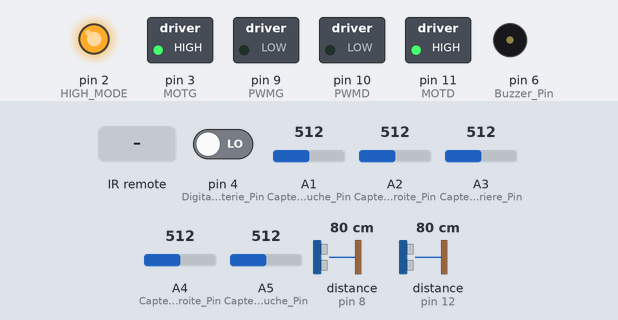
Bench run of a sketch on a simulated Arduino Uno, built with avr-gcc and run on an emulated ATmega328P. Parts: switched loads named in the sketch (green lamp = pin HIGH), output pins drawn as LEDs (lit = HIGH), buzzer (waves = sounding). Dashed ring = blinking. The test bench sets the inputs (shaded band); at power-on: A1 (CapteurLigneAvantGauche_Pin) = 512, A2 (CapteurLigneAvantDroite_Pin) = 512, A3 (CapteurLigneArriere_Pin) = 512, pin 4 (DigitalBatterie_Pin) LOW, A4 (CapteurDroite_Pin) = 512, A5 (CapteurGauche_Pin) = 512, distance to the obstacle (sensors on pin 8, pin 12) 80 cm. The echo pulse lasts 58.3 µs per cm; pins used as bus, display or sensor lines are not drawn.

Above: at 1.1 s.
1.2 s: infrared code 0xFF30CF received
At 1.6 s:
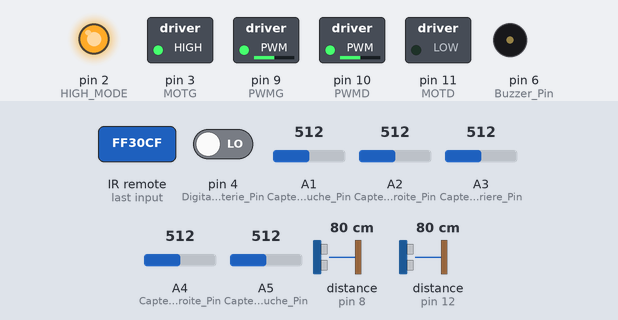
At 3.2 s:
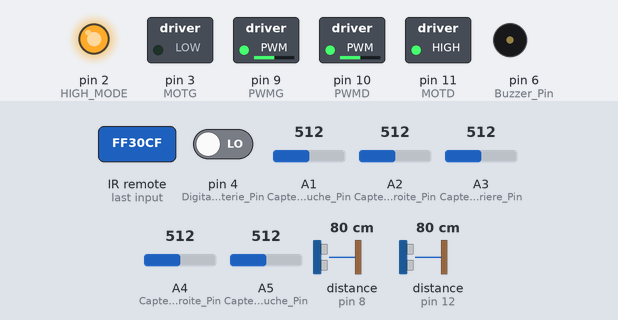
4.2 s: A1 (CapteurLigneAvantGauche_Pin) set to 716
7.2 s: A2 (CapteurLigneAvantDroite_Pin) set to 534
10.2 s: A2 (CapteurLigneAvantDroite_Pin) set to 558
At 10.75 s:
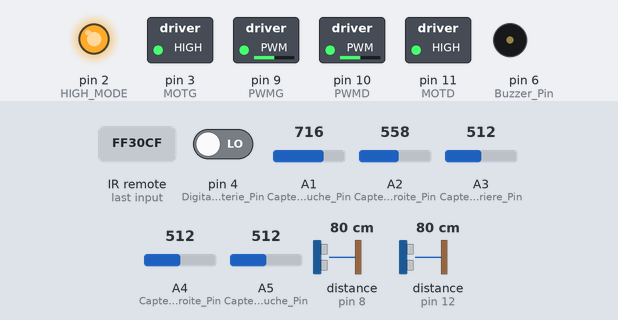
13.2 s: A3 (CapteurLigneArriere_Pin) set to 541
16.2 s: A3 (CapteurLigneArriere_Pin) set to 566
At 16.6 s:
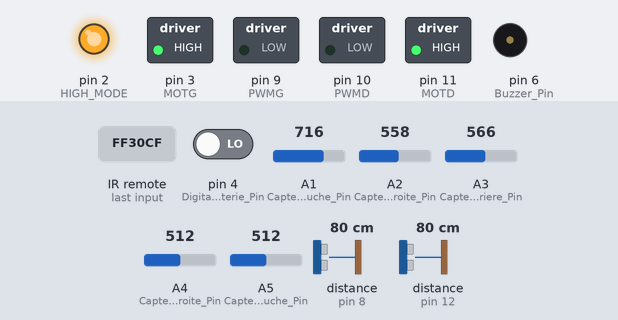
Timing chart, 0 to 18.7 s (numbered marks = the images above; inputs shaded):
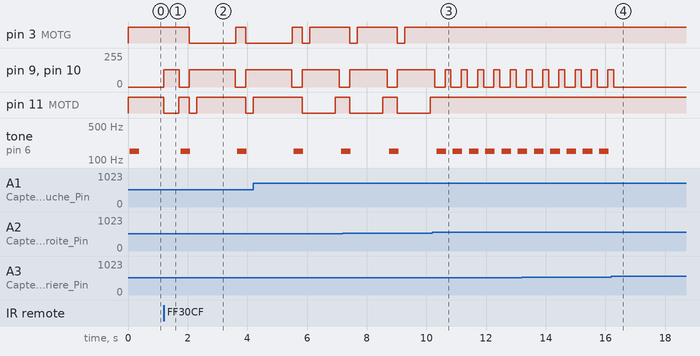

Measured:
- the behaviour switches between 549 and 550 on A2 (CapteurLigneAvantDroite_Pin) (found by bisection; images 2 and 3)
- the behaviour switches between 549 and 550 on A3 (CapteurLigneArriere_Pin) (found by bisection; images 3 and 4)
- after the input at 1.2 s, pin 3 (MOTG): HIGH → LOW after 0.85 s, → HIGH 1.6 s later, → LOW 0.33 s later; pin 9 (PWMG): goes 128/255 0.51 s, 0/255 0.33 s, 128/255 1.6 s, 0/255 0.34 s, then 128/255, starting at once
- after the input at 10.2 s, pin 3 (MOTG): stops changing and stays HIGH; pin 9 (PWMG), pin 10 (PWMD): alternates 128/255 for 0.20 s and 0/255 for 0.34 s, starting after 0.62 s; pin 11 (MOTD): stays HIGH (without the input it goes to LOW after 0.42 s); tone on pin 6 (Buzzer_Pin): alternates 150 Hz for 0.32 s and silent for 0.22 s, starting after 0.69 s
- after the input at 16.2 s, pin 9 (PWMG), pin 10 (PWMD): goes on until 16.3 s, then stays 0/255; tone on pin 6 (Buzzer_Pin): stops changing and stays silent

The sketch:

Copy_of_Programme_RobotSUMO_Lite.ino
```cpp
// Inclusion des fichier header des bibliothèques de fonctions Arduino
#include <arduino.h>
#include <IRremote.h>

// Définition des pins
#define Recepteur_Infrarouge          5
#define CapteurLigneAvantGauche_Pin  A1
#define CapteurLigneAvantDroite_Pin  A2
#define CapteurLigneArriere_Pin      A3
#define CapteurAvantGauche_echo       8
#define CapteurAvantDroite_echo      12
#define CapteurAvantGauche_trig       7
#define CapteurAvantDroite_trig      13
#define CapteurGauche_Pin            A5
#define CapteurDroite_Pin            A4
#define DigitalBatterie_Pin           4
#define AnalogueBatterie_Pin         A0
#define MOTG                          3
#define MOTD                         11
#define PWMG                          9
#define PWMD                         10
#define HIGH_MODE                     2
#define Buzzer_Pin                    6

// Définition des constantes

//Définition de variables global
#define Adresse_NEC_1     0xFF30CF // Trame associée au bouton START
#define Adresse_NEC_2     0xFF18E7 // Trame associée au bouton ATTENTION
#define Adresse_NEC_3     0xFF7A85 // Trame associée au bouton STOP


char PosB;// Position du robot
bool Broken = false;// Variable permettant le fonctionnement du main (boucle while)
int LigneAvG; //Variable attestant la présence d'une ligne pour le capteur avant gauche
int LigneAvD; //Variable attestant la présence d'une ligne pour le capteur avant droite
int LigneAr; //Variable attestant la présence d'une ligne pour le capteur avant arrière
int UltrasonG; //Variable attestant la présence d'un robot pour le capteur ultrason gauche
int UltrasonD; //Variable attestant la présence d'un robot pour le capteur ultrason droite
int TelemetriqueG; //Variable attestant la présence d'un robot pour le capteur télémétrique gauche
int TelemetriqueD; //Variable attestant la présence d'un robot pour le capteur télémétrique droite
int ValeurNEC;
long duree; // Durée de l'écho
int distance; // Distance pour le capteur ultrason
const int PERIMETRE = 57; // Périmètre de détection (77 cm(taille doyo) - 2*10 cm(taille robots))
const int valeurDeReference = 550; // seuil pour noir et blanc trouvé par test
double Temps_n;
double Temps_n_1 = 0;
bool temps = true;

//Fonction du bloc Acquisition
int Capteur_Telemetrique(int n_capteur) {
  // Lecture du capteur télémétrique
  int valeurBrute = analogRead(n_capteur);
  float tension = valeurBrute * (5.0 / 1023.0); // Calcul de la tension de la valeur récupérée par le capteur droit
  float distance = 13.0 * pow(tension, -1); // Estimation empirique de la distance entre le capteur télémétrique droit et l'adversaire
  if (distance <= PERIMETRE) {
    return 1;
  }
  return 0;
}

int Capteur_Ligne(int n_capteur) {
  int valeur = analogRead(n_capteur); // Lire la valeur analogique
    if (valeur < valeurDeReference){
      return 1; }
    else{
      return 0; }
}

int Capteur_Ultrason(int n_capteur_trig, int n_capteur_echo) {
  // Émission d'un signal de durée 10 microsecondes
  digitalWrite(n_capteur_trig, LOW);
  delayMicroseconds(5);
  digitalWrite(n_capteur_trig, HIGH);
  delayMicroseconds(10);
  digitalWrite(n_capteur_trig, LOW);

  // Écoute de l'écho
  duree = pulseIn(n_capteur_echo, HIGH);

  // Calcul de la distance
  distance = (duree * 0.034) / 2;
  if (distance <= PERIMETRE) {
    return 1;
  }
  return 0;


}

IRrecv irrecv(Recepteur_Infrarouge);  // associe la réception infrarouge à la broche " Recepteur_Infrarouge"
decode_results Valeur; // décoder la trame NEC reçu
int Lire_Trame_NEC(void)
{
  static int DerniereValeur = 0;
  int ValeurNEC = 0;

  if (irrecv.decode(&Valeur)) {

    // Ignorer la trame de répétition NEC
    if (Valeur.value == 0xFFFFFFFF) {
      irrecv.resume();
      return DerniereValeur;
    }

    switch (Valeur.value) {

      case Adresse_NEC_2:
        ValeurNEC = 2;
        break;

      case Adresse_NEC_3:
        ValeurNEC = 3;
        break;

      default:
        ValeurNEC = 1;
        break;
    }

    DerniereValeur = ValeurNEC;
    irrecv.resume();
  }

  return ValeurNEC;
}


//Fonction du bloc Action
void Buzzer(void) {
  for(int Cycle=0;Cycle<50;Cycle++){
    digitalWrite(Buzzer_Pin, HIGH);
    delayMicroseconds(3333);
    digitalWrite(Buzzer_Pin, LOW);
    delayMicroseconds(3333);
  }
}

void Turn_itself(int sens, int angle) {
  temps = true;
  Temps_n_1 = millis();
  if (sens == 'G'){
    if (angle == 0){
      digitalWrite(MOTD,0);
      digitalWrite(MOTG,1);
      analogWrite(PWMD,100);
      analogWrite(PWMG,100);
    }
    else if (angle == 90){
      while (temps){
        Temps_n = millis();
        digitalWrite(MOTD,0);
        digitalWrite(MOTG,1);
        analogWrite(PWMD,100);
        analogWrite(PWMG,100);
        if ((Temps_n-Temps_n_1) > 500){
           Temps_n_1 = Temps_n;
           analogWrite(PWMD,0);
           analogWrite(PWMG,0);
           temps = false;
          }
        }
    }
    else if (angle == 135){
      while (temps){
        Temps_n = millis();
        digitalWrite(MOTD,0);
        digitalWrite(MOTG,1);
        analogWrite(PWMD,100);
        analogWrite(PWMG,100);
        if ((Temps_n-Temps_n_1) > 850){
           Temps_n_1 = Temps_n;
           analogWrite(PWMD,0);
           analogWrite(PWMG,0);
           temps = false;
        }
      }
   }

    else if (angle == 180){
     while (temps){
       Temps_n = millis();
       digitalWrite(MOTD,0);
       digitalWrite(MOTG,1);
       analogWrite(PWMD,100);
       analogWrite(PWMG,100);
       if ((Temps_n-Temps_n_1) > 1300){
         Temps_n_1 = Temps_n;
         analogWrite(PWMD,0);
         analogWrite(PWMG,0);
         temps = false;
       }
      }
     }
       }
  if (sens == 'D'){
    if (angle == 0){
      digitalWrite(MOTD,1);
      digitalWrite(MOTG,0);
      analogWrite(PWMD,100);
      analogWrite(PWMG,100);
    }
    else if (angle == 90){
         while (temps){
           Temps_n = millis();
           digitalWrite(MOTD,1);
           digitalWrite(MOTG,0);
           analogWrite(PWMD,100);
           analogWrite(PWMG,100);
           if ((Temps_n-Temps_n_1) > 500){
             Temps_n_1 = Temps_n;
             analogWrite(PWMD,0);
             analogWrite(PWMG,0);
             temps = false;
           }
          }
         }
    else if (angle == 135){
     while (temps){
       Temps_n = millis();
       digitalWrite(MOTD,1);
       digitalWrite(MOTG,0);
       analogWrite(PWMD,100);
       analogWrite(PWMG,100);
       if ((Temps_n-Temps_n_1) > 850){
         Temps_n_1 = Temps_n;
         analogWrite(PWMD,0);
         analogWrite(PWMG,0);
         temps = false;
       }
      }
     }
    else if (angle == 180){
     while (temps){
       Temps_n = millis();
       digitalWrite(MOTD,1);
       digitalWrite(MOTG,0);
       analogWrite(PWMD,100);
       analogWrite(PWMG,100);
       if ((Temps_n-Temps_n_1) > 1300){
         Temps_n_1 = Temps_n;
         analogWrite(PWMD,0);
         analogWrite(PWMG,0);
         temps = false;
       }
      }
     }
   }

}

void Reculer(int vitesse) {
  digitalWrite(MOTD, 0);
  digitalWrite(MOTG, 0);
  analogWrite(PWMD, vitesse);
  analogWrite(PWMG, vitesse);
}

void Avancer(int vitesse) {
  digitalWrite(MOTD, 1);
  digitalWrite(MOTG, 1);
  analogWrite(PWMD, vitesse);
  analogWrite(PWMG, vitesse);
}

void Reorienter(int vitesse, char sens) {
  if (sens == 'D') {
    analogWrite(PWMG, vitesse/2);
    analogWrite(PWMD, vitesse);
  }
  if (sens == 'G') {
    analogWrite(PWMD, vitesse/2);
    analogWrite(PWMG, vitesse);
  }
}


// Fonction du bloc Energie
int Etat_batterie(uint8_t pin_lecture_info_batt) {
  if (digitalRead(pin_lecture_info_batt)==0){
     return 0; // Retourne directement la valeur numérique avec 1 correspondant à une batterie inférieur à 6,7 V, et 0 correspondant à une batterie supérieur à 6,7 V
  }
  else{
    int adc = analogRead(AnalogueBatterie_Pin);
    float Vpin = adc * 5.0 / 1023.0;
    float Vbat = Vpin * 2.14;
    if (Vbat<5.5){
      return 1;
    }
    else{return 0;}
  }
}

//Fonction du bloc Traitement
void Initialisation(void) {
  while (1) { //Boucle permettant au robot de démarer le combat(break) en cas d'appui sur le bouton start de la télécommande, ou de faire sonne le buzzer en cas d'appui sur le bouton attention de la télécommande
    if (Lire_Trame_NEC() == 1) {
      break;
    }
    else if (Lire_Trame_NEC() == 2) {
      Buzzer();
    }
    else if (Capteur_Telemetrique(CapteurGauche_Pin) == 1) {
      PosB = 'G';
    }
    else if (Capteur_Telemetrique(CapteurDroite_Pin) == 1) {
      PosB = 'D';
    }
  }
}

void Foncer(int PositionRobotAdv) { //Fonction permettant au robot de rapidement se tourner vers son adversaire et d'avancer vers lui au début du combat
  Turn_itself(PositionRobotAdv, 90);
  Avancer(100);
}
void Eviter_ligne(void) { // Fonction permettant au robot de s'éloigner d'une ligne sans tomber
  if ((LigneAvG == 1) && (LigneAvD == 1)) {
    Reculer(100);
    delay(250);
    Avancer(0);
    Turn_itself('D', 180);
  }
  else if (LigneAvG == 1) {
    Reculer(100);
    delay(250);
    Turn_itself('D', 135);
    Avancer(100);
    delay(150);
    Avancer(0);
  }
  else if (LigneAvD == 1) {
    Reculer(100);
    delay(250);
    Turn_itself('G', 135);
    Avancer(100);
    delay(150);
    Avancer(0);
  }
  else if (LigneAr == 1) {
    Avancer(100);
    delay(200);
    Avancer(0);
  }
}

void Attaquer(void) {
  if ((UltrasonG == 1) && (UltrasonD == 1)) {
    Avancer(100);
  }
  else if (UltrasonG == 1) {
    Reorienter(100, 'G');
    PosB = 'G';
  }
  else if (UltrasonD == 1) {
    Reorienter(100, 'D');
    PosB = 'D';
  }/*
  else if (TelemetriqueG == 1) {
    Turn_itself('G', 0);
    PosB = 'G';
  }
  else if (TelemetriqueD == 1) {
    Turn_itself('D', 0);
    PosB = 'D';
  }*/
}

void Recherche(void) {
  digitalWrite(MOTD,1);
  digitalWrite(MOTG,0);
  analogWrite(PWMD,100);
  analogWrite(PWMG,100);
}

void setup() {
  // Configurer Timer1 pour une fréquence PWM d’environ 10 kHz
  TCCR1A = 0; // Réinitialiser le registre TCCR1A
  TCCR1B = 0; // Réinitialiser le registre TCCR1B
  TCCR1A |= (1 << WGM11); // Mode Fast PWM, TOP = ICR1
  TCCR1B |= (1 << WGM12) | (1 << WGM13); // Mode Fast PWM
  TCCR1B |= (1 << CS11); // Prescaler de 8

  // Calcul pour 10 kHz : F_CPU / (Prescaler * (1 + TOP))
  // 16 MHz / (8 * (1 + 199)) = 10 kHz
  ICR1 = 199; // TOP = 199 pour obtenir ~10 kHz

  pinMode(MOTD, OUTPUT);
  pinMode(MOTG, OUTPUT);
  pinMode(PWMD, OUTPUT);
  pinMode(PWMG, OUTPUT);
  pinMode(HIGH_MODE, OUTPUT);
  digitalWrite(HIGH_MODE, 1);
  pinMode(Recepteur_Infrarouge, INPUT); // Configure la broche infrarouge en entrée
  pinMode(CapteurAvantGauche_trig, OUTPUT); // Configuration du port Trigger gauche comme SORTIE
  pinMode(CapteurAvantGauche_echo, INPUT);  // Configuration du port Echo gauche comme ENTREE
  pinMode(CapteurAvantDroite_trig, OUTPUT); // Configuration du port Trigger droit comme SORTIE
  pinMode(CapteurAvantDroite_echo, INPUT);  // Configuration du port Echo droit comme ENTREE
  pinMode(CapteurGauche_Pin,INPUT);
  pinMode(CapteurDroite_Pin,INPUT);
  pinMode(CapteurLigneAvantGauche_Pin,INPUT);
  pinMode(CapteurLigneAvantDroite_Pin,INPUT);
  pinMode(CapteurLigneArriere_Pin,INPUT);
  pinMode(Buzzer_Pin,OUTPUT);

  irrecv.enableIRIn();  // Active la réception IR
  digitalWrite(MOTD, 1);
  digitalWrite(MOTG, 1);
  analogWrite(PWMD, 0);
  analogWrite(PWMG, 0);
  Buzzer();
  if(Etat_batterie(DigitalBatterie_Pin)==0){
    Initialisation();
    Foncer(PosB);
  }

}

void loop() {

  while(Broken!= true){
    LigneAvG = Capteur_Ligne(CapteurLigneAvantGauche_Pin);
    LigneAvD = Capteur_Ligne(CapteurLigneAvantDroite_Pin);
    LigneAr = Capteur_Ligne(CapteurLigneArriere_Pin);
    UltrasonG = Capteur_Ultrason(CapteurAvantGauche_trig, CapteurAvantGauche_echo);
    UltrasonD = Capteur_Ultrason(CapteurAvantDroite_trig, CapteurAvantDroite_echo);
    TelemetriqueG = Capteur_Telemetrique(CapteurGauche_Pin);
    TelemetriqueD = Capteur_Telemetrique(CapteurDroite_Pin);
    if(Etat_batterie(DigitalBatterie_Pin)==1){
      Avancer(0);
      Broken = true;
      Buzzer();
      delay(250);
      Buzzer();
      delay(250);
      Buzzer();
      delay(250);
      Buzzer();
      delay(250);
      break;
    }
    else if((LigneAvG==1) || (LigneAvD==1) || (LigneAr==1)){
      Avancer(0);
      Buzzer();
      Eviter_ligne();
    }
    else if((UltrasonG==1) || (UltrasonD==1) || (TelemetriqueG==1) || (TelemetriqueD==1)){
      Attaquer();
    }
    else{
      Recherche();
    }
    }

}
```
